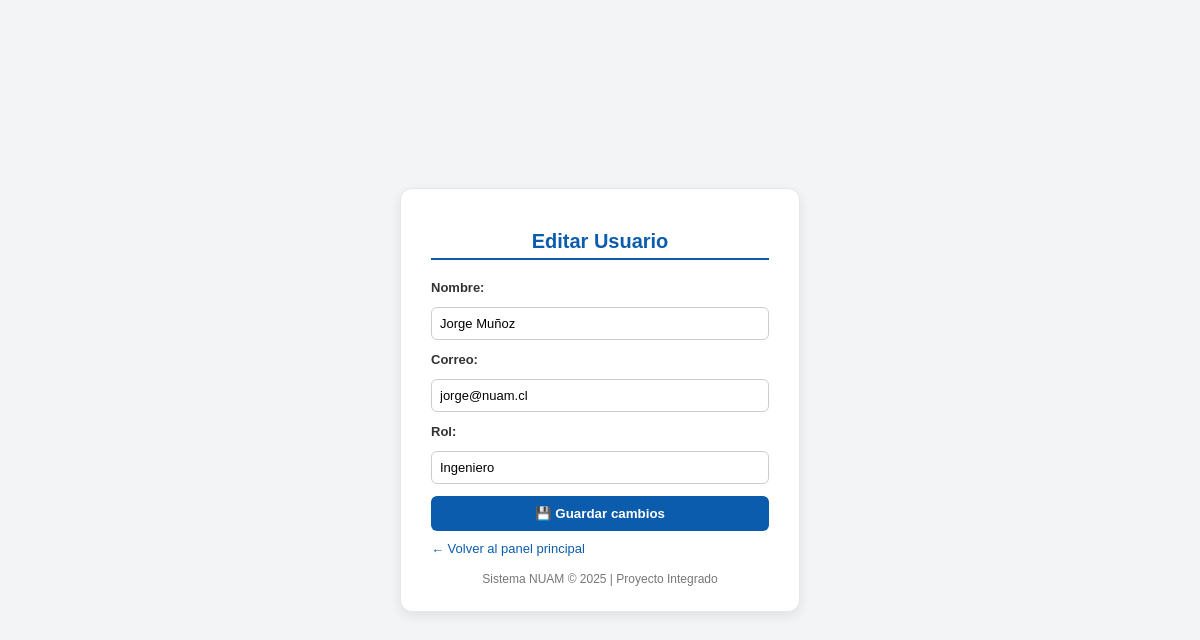
Page /usuarios/1/editar/ (signed in) on the earlier database version.
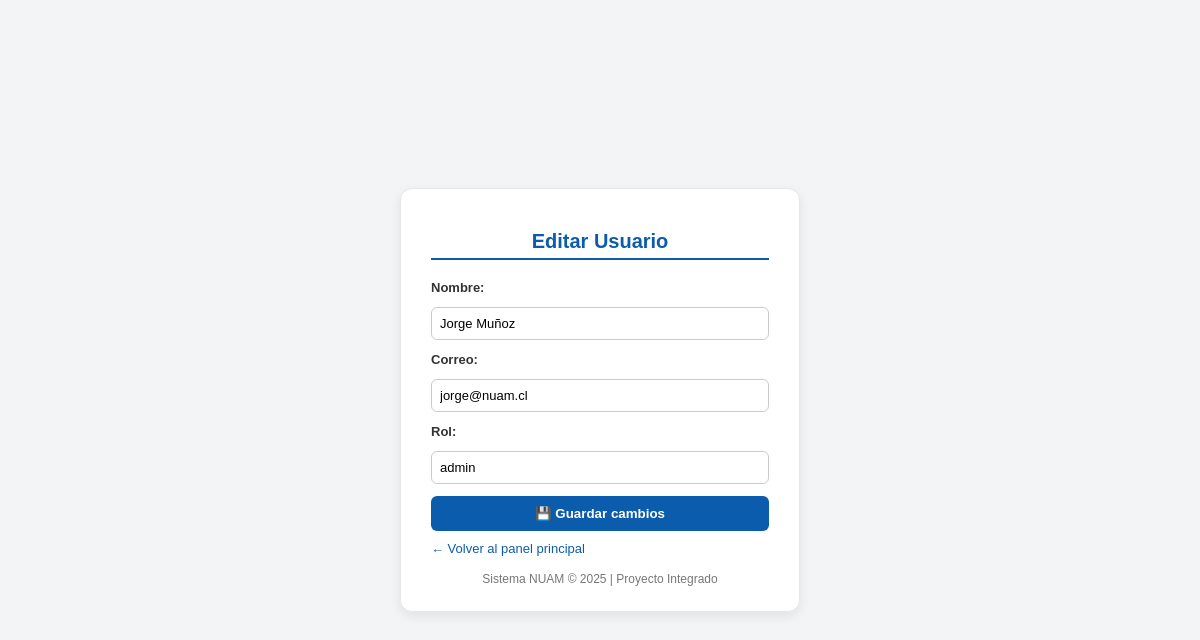
Same page on the later database version.
### miApp/models.py (models this page shows, shortened)
class Usuario(models.Model):
    ROL_CHOICES = (
        ('admin', 'Administrador'),
        ('analista', 'Analista'),
    )
    nombre = models.CharField(max_length=100)
    correo = models.EmailField(unique=True)
    rol = models.CharField(max_length=20, choices=ROL_CHOICES, default='analista')
    activo = models.BooleanField(default=True)
    password = models.CharField(max_length=128, blank=True)
    intentos_fallidos = models.PositiveIntegerField(default=0)
    bloqueado = models.BooleanField(default=False)

### miApp/views.py (the view, shortened to what this page needs)
# urls.py: path('usuarios/<int:id>/editar/', editar_usuario, name='editar_usuario'),
@login_required
def editar_usuario(request, id):
    usuario = get_object_or_404(Usuario, id=id)
    es_admin = request.user.is_superuser
    es_mi_usuario = (request.user.email == usuario.correo)
    if not (es_admin or es_mi_usuario):
        messages.error(request, "No tienes permisos para editar este usuario.")
        return redirect('main')
    return render(request, 'editar_usuario.html', {
        'usuario': usuario,
        'es_admin': es_admin,
    })

### miApp/templates/editar_usuario.html (shortened to what this page needs)
<!DOCTYPE html>
<html lang="es">
  <head>
  </head>
  <body>
    <div class="contenedor">
      <h2>Editar Usuario</h2>
      <form method="POST">
        <label for="nombre">Nombre:</label>
        <input
          id="nombre"
          type="text"
          name="nombre"
          value="{{ usuario.nombre }}"
          required
        />
        <label for="correo">Correo:</label>
        <input
          id="correo"
          type="email"
          name="correo"
          value="{{ usuario.correo }}"
          required
        />
        <label for="rol">Rol:</label>
        <input
          id="rol"
          type="text"
          name="rol"
          value="{{ usuario.rol }}"
          placeholder="Ej: analista / administrador"
          required
        />
        <button type="submit">💾 Guardar cambios</button>
      </form>
      <a href="{% url 'main' %}">← Volver al panel principal</a>
      <footer>Sistema NUAM © 2025 | Proyecto Integrado</footer>
    </div>
  </body>
</html>

Differences in the rows shown:
changed Usuario "Jorge Muñoz": rol "Ingeniero" → "admin"
